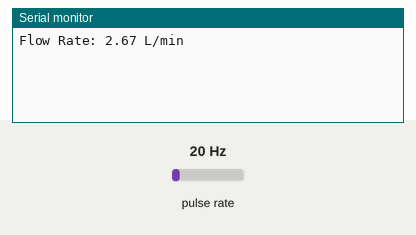
Bench run of a sketch on a simulated Arduino Uno, built with avr-gcc and run on an emulated ATmega328P. On the bench: the last lines printed to the serial monitor. Wiring (inferred from the names in the program): pulse sensor: data pin 2. The test bench sets the inputs (shaded band); at power-on: pulse rate 20 Hz.

Above: at 1.2 s.
1.3 s: pulse rate (sensor on pin 2) set to 4 Hz
At 2.5 s:
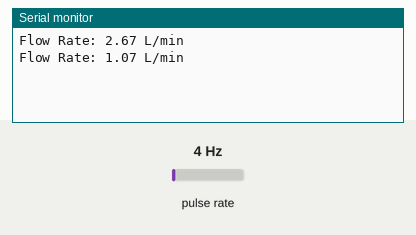
2.8 s: pulse rate (sensor on pin 2) set to 50 Hz
At 3.8 s:
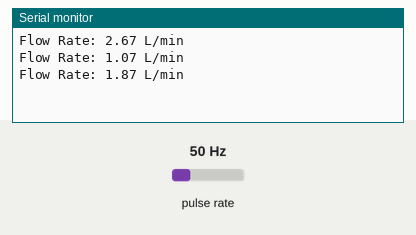
Timing chart, 0 to 5.8 s (numbered marks = the images above; inputs shaded):
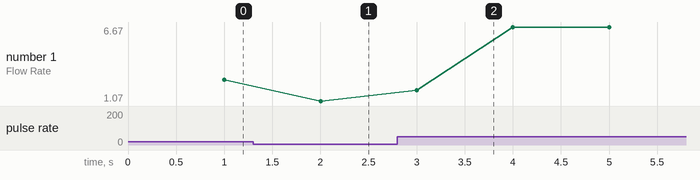

Measured:
- after the input at 1.3 s, the serial monitor: prints a new line after 0.70 s (image 1)
- after the input at 2.8 s, the serial monitor: prints a new line after 0.20 s (image 2)
- plotted number 1: 2.67 → 1.07 after the input at 1.3 s, 1.07 → 6.53 after the input at 2.8 s

The sketch:

Exp12_Water_Flow_Sensor.ino
```cpp
// Water Flow Sensor with Arduino
// Sensor: YF-S201

volatile int flow_frequency; // Measures flow sensor pulses
float l_minute; // Litres/minute
unsigned char flowsensor = 2; // Sensor connected to pin 2
unsigned long currentTime;
unsigned long cloopTime;

void flow () // Interrupt function
{
   flow_frequency++;
}

void setup()
{
   pinMode(flowsensor, INPUT);
   digitalWrite(flowsensor, HIGH);

   Serial.begin(9600);

   attachInterrupt(digitalPinToInterrupt(flowsensor), flow, RISING);

   currentTime = millis();
   cloopTime = currentTime;
}

void loop ()
{
   currentTime = millis();

   // Calculate flow rate every 1 second
   if(currentTime >= (cloopTime + 1000))
   {
      cloopTime = currentTime;

      // Pulse frequency to litres/minute conversion
      l_minute = (flow_frequency / 7.5);

      Serial.print("Flow Rate: ");
      Serial.print(l_minute);
      Serial.println(" L/min");

      flow_frequency = 0;
   }
}
```
